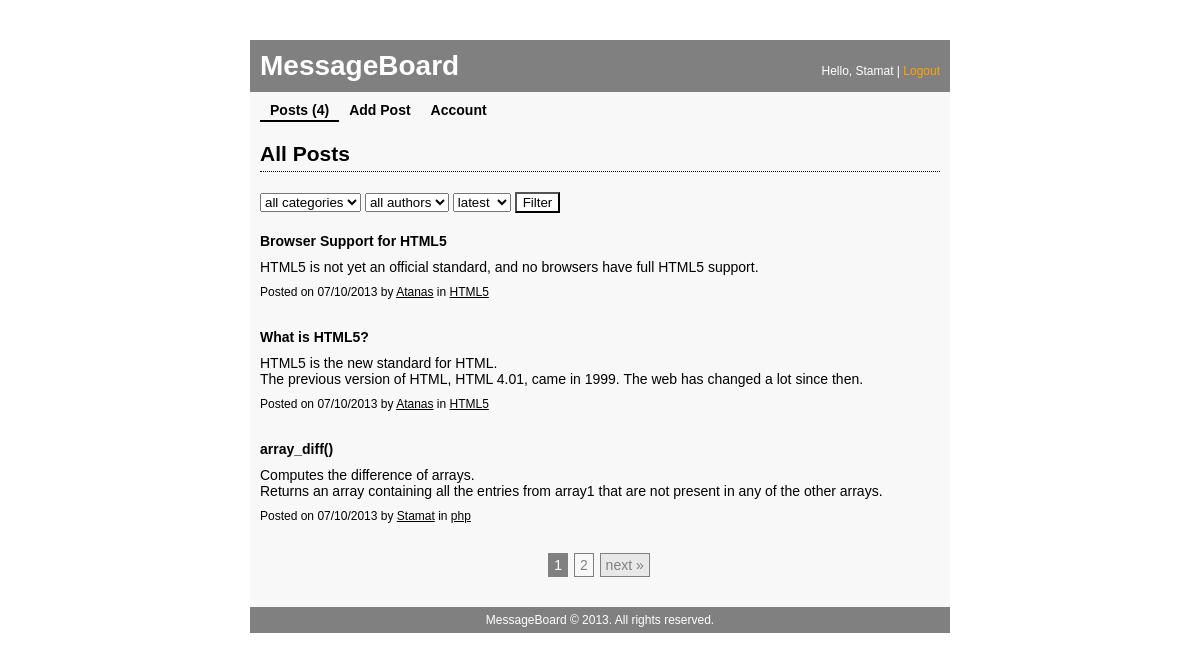
The page /posts.php (signed in) on the database its author committed.
### tables this page shows
CREATE TABLE IF NOT EXISTS `messages` (
  `message_id` int(11) NOT NULL AUTO_INCREMENT,
  `category_id` int(11) NOT NULL,
  `author_id` int(11) NOT NULL,
  `date_published` datetime NOT NULL,
  `title` varchar(50) NOT NULL,
  `body` varchar(250) NOT NULL,
  PRIMARY KEY (`message_id`)
);

CREATE TABLE IF NOT EXISTS `users` (
  `user_id` int(11) NOT NULL AUTO_INCREMENT,
  `name` varchar(50) NOT NULL,
  `passwd` varchar(50) NOT NULL,
  `access_lvl` tinyint(4) NOT NULL DEFAULT '1',
  PRIMARY KEY (`user_id`),
  UNIQUE KEY `name` (`name`)
);

CREATE TABLE IF NOT EXISTS `categories` (
  `category_id` int(11) NOT NULL AUTO_INCREMENT,
  `category_name` varchar(50) NOT NULL,
  PRIMARY KEY (`category_id`),
  UNIQUE KEY `category_name` (`category_name`)
);

### posts.php (the view, shortened to what this page needs)
<?php
require 'includes/connection.php';
require 'includes/functions.php';
require 'includes/header.php';
?>
<h2>All Posts</h2>
<div id="filter-form">
    <form method="POST" action="processing/manage-filter.php" role="form">
        <select name="category">
            <option value="all">all categories</option>
        </select>
        <select name="author">
            <option value="all">all authors</option>
        </select>
        <select name="sort">
            <option value="desc">latest</option>
        </select>
        <input type="submit" value="Filter" name="filter" />
    </form>
</div>
<?php
$filterForPagination = '';
if ((isset($_GET['sort']) && $_GET['sort'] == 'asc')) {
    $orderBy = "ORDER BY msg.date_published ASC";
    $filterForPagination .= '&sort=' . $_GET['sort'];
} else if (isset($_GET['sort']) && $_GET['sort'] == 'desc') {
    $orderBy = "ORDER BY msg.date_published DESC";
    $filterForPagination .= '&sort=' . $_GET['sort'];
} else {
    $orderBy = "ORDER BY msg.date_published DESC";
}
$finalFilter = '';
if (isset($_GET['page'])) {
    $page = (int) $_GET['page'];
} else {
    $page = 1;
}
$ofset = ($page * POSTS_PER_PAGE) - POSTS_PER_PAGE;
$sql = "
    SELECT *
    FROM `messages` AS msg
    LEFT JOIN `categories` AS cat
    ON msg.category_id = cat.category_id
    LEFT JOIN `users` AS usr
    ON msg.author_id = usr.user_id
    " . $finalFilter . "
    " . $orderBy . "
    LIMIT " . $ofset . ", " . POSTS_PER_PAGE . "
";
$query = mysqli_query($connection, $sql);
$countFilteredPosts = $query->num_rows;
$sqlWithoutLimit = "
    SELECT *
    FROM `messages` AS msg
    LEFT JOIN `categories` AS cat
    ON msg.category_id = cat.category_id
    LEFT JOIN `users` AS usr
    ON msg.author_id = usr.user_id
    " . $finalFilter . "
";
$queryWithoutLimit = mysqli_query($connection, $sqlWithoutLimit);
$countFilteredPostsWithoutLimit = $queryWithoutLimit->num_rows;
?>
<?php while ($row = $query->fetch_assoc()) { ?>
    <?php
    $categoryId = $row['category_id'];
    $categoryName = $row['category_name'];
    $authorId = $row['author_id'];
    $authorName = $row['name'];
    $datePublished = date('d/m/Y', strtotime($row['date_published']));
    $title = $row['title'];
    $body = nl2br($row['body']);
    ?>
    <article class="post">
        <header class="post-header">
            <h1><?php echo $title; ?></h1>
        </header>
        <div class="post-body">
            <p><?php echo $body; ?></p>
        </div>
        <footer class="post-footer">
            Posted on <?php echo $datePublished; ?> by
            <a href="posts.php?author=<?php echo $authorId; ?>" title="Posts by <?php echo $authorName; ?>"><?php echo $authorName; ?></a>
            in <a href="posts.php?cat=<?php echo $categoryId; ?>" title="View all posts in <?php echo $categoryName; ?>"><?php echo $categoryName; ?></a>
        </footer>
    </article>
<?php } ?>
<?php if ($countAllPosts == 0) { ?>
    <div class="no-posts">
        Currently there are no posts. Be the one to make first post
        <a title="Add Post" href="add-post.php">here</a>.
    </div>
<?php } else if ($countAllPosts > 0 && $countFilteredPosts == 0) { ?>
    <div class="no-posts">
        There are no posts for your filter criterion.
    </div>
<?php } else if ($countFilteredPostsWithoutLimit > POSTS_PER_PAGE) {
     require 'includes/pagination.php';
}
require 'includes/footer.php';

### includes/header.php (shortened to what this page needs)
<?php
if (existLoggedUser()) {
    $username = $_SESSION['username'];
}
?>
<!DOCTYPE html>
<html>
    <head>
        <title><?php printf('%s | %s', $pageTitle, APPLICATION_NAME); ?></title>
        <link rel="stylesheet" href="css/style.css" />
    </head>
    <body>
        <div id="wrapper">
            <header id="header">
                <h1 id="logo">
                    <a href="index.php"><?php echo APPLICATION_NAME ?></a>
                </h1>
                <?php if (existLoggedUser()) { ?>
                    <div id="hello-user">
                        <p>Hello, <?php echo $username . ' ' . printAccessLevelName($connection, $_SESSION['accessLevel']); ?> | <a href="processing/logout.php">Logout</a></p>
                    </div>
                <?php } ?>
            </header>
            <?php if (existLoggedUser()) { ?>
                <?php $countAllPosts = countAllPosts($connection); ?>
                <nav id="main-nav" role="navigation">
                    <ul>
                        <li>
                            <a <?php checkForCurrentPage($pageTitle, 'Posts') ?> href="posts.php">Posts (<?php echo $countAllPosts; ?>)</a>
                        </li>
                        <li>
                            <a <?php checkForCurrentPage($pageTitle, 'Add Post') ?> href="add-post.php">Add Post</a>
                        </li>
                        <li>
                            <a <?php checkForCurrentPage($pageTitle, 'Account') ?> href="account.php">Account</a>
                        </li>
                    </ul>
                </nav>
            <?php } ?>
            <div id="content">

### includes/functions.php (shortened to what this page needs)
<?php
function existLoggedUser() {
    if (isset($_SESSION['isLogged']) && $_SESSION['isLogged'] == true) {
        return true;
    } else {
        return false;
    }
}
function checkForCurrentPage($pageTitle, $currentLink) {
    if ($pageTitle == $currentLink) {
        echo 'class="current"';
    }
}
function countAllPosts($connection) {
    $sql = "SELECT COUNT(*)
            FROM `messages`";
    $query = mysqli_query($connection, $sql);
    $row = $query->fetch_assoc();
    return $row['COUNT(*)'];
}

### includes/pagination.php (shortened to what this page needs)
<div id="pagination">
    <ul>
        <?php $countAllPages = ceil($countFilteredPostsWithoutLimit / POSTS_PER_PAGE); ?>
        <?php for ($i = 1; $i <= $countAllPages; $i++) { ?>
            <li>
                <?php
                if ($page == $i) {
                    $currentPage = 'class="current-page"';
                } else {
                    $currentPage = '';
                }
                ?>
                <a <?php echo $currentPage; ?> href="posts.php?page=<?php echo $i, $filterForPagination; ?>" title="Go to page <?php echo $i; ?>">
                    <?php echo $i; ?>
                </a>
            </li>
        <?php } ?>
        <?php if ($page < $countAllPages) { ?>
            <li>
                <a class="pagination-arrow" href="posts.php?page=<?php echo ($page + 1), $filterForPagination; ?>" title="Next page">next &raquo;</a>
            </li>
        <?php } ?>
    </ul>
</div>

### includes/footer.php
            </div>
            <footer id="footer">
                <p><?php echo APPLICATION_NAME ?> &copy; <?php echo date('Y'); ?>. All rights reserved.</p>
            </footer>
        </div>
    </body>
</html>

### css/style.css (style rules this page uses)
header, footer, h1, h2, div, p, ul, li { margin: 0; padding: 0; }
ul, li { list-style: none; }
body { font-family: Arial,Helvetica,sans-serif; font-size: 14px; }
#wrapper { background-color: #f8f8f8; margin: 40px auto; width: 700px; }
h2 { border-bottom: 1px dotted #000; margin-bottom: 20px; padding: 20px 0 5px; }
input[type="submit"], input[type="reset"] { background-color: #fff; }
#header:after, #main-nav ul:after { clear: both; content: ""; display: block; height: 0; }
#header { background-color: #808080; color: #fff; padding: 10px; }
#logo { float: left; width: 200px; }
#logo a { color: #fff; text-decoration: none; }
#hello-user { font-size: 12px; float: right; padding-top: 14px; }
#hello-user a { color: orange; text-decoration: none; }
#main-nav { padding: 0 10px; }
#main-nav li { display: inline-block; float: left; }
#main-nav li a { border-bottom: 2px solid #f8f8f8; color: #000; display: block; font-weight: bold; padding: 10px 10px 2px; text-decoration: none; }
#main-nav li a.current { border-bottom: 2px solid #000; }
#content { padding: 0 10px 30px; }
#filter-form { margin-bottom: 20px; }
.post { margin-bottom: 30px; }
.post-header { padding-bottom: 10px; }
.post-header h1 { font-size: 14px; }
.post-body { padding-bottom: 10px; }
.post-footer { font-size: 12px; }
.post-footer a { color: #000; }
#pagination { text-align: center; }
#pagination li { display: inline-block; margin-right: 2px; }
#pagination a { border: 1px solid #808080; color: #808080; display: block; padding: 3px 5px; text-decoration: none; }
#pagination a.current-page { background-color: #808080; color: #fff; }
#pagination a.pagination-arrow { background-color: #e8e8e8; }
#footer { background-color: #808080; color: #fff; font-size: 12px; padding: 6px; }
#footer p { text-align: center; }

### rows shown on the page
messages: title "Browser Support for HTML5", body "HTML5 is not yet an official standard, and no browsers have full HTML5 support.", date_published "07/10/2013", author.name "Atanas", category.category_name "HTML5"
messages: title "What is HTML5?", body "HTML5 is the new standard for HTML. The previous version of HTML, HTML 4.01, came in 1999. The web has changed a lot since then.", date_published "07/10/2013", author.name "Atanas", category.category_name "HTML5"
messages: title "array_diff()", body "Computes the difference of arrays. Returns an array containing all the entries from array1 that are not present in any of the other arrays.", date_published "07/10/2013", author.name "Stamat", category.category_name "php"

### other values the page prints
APPLICATION_NAME "MessageBoard"
$username "Stamat"
$countAllPosts "4"
